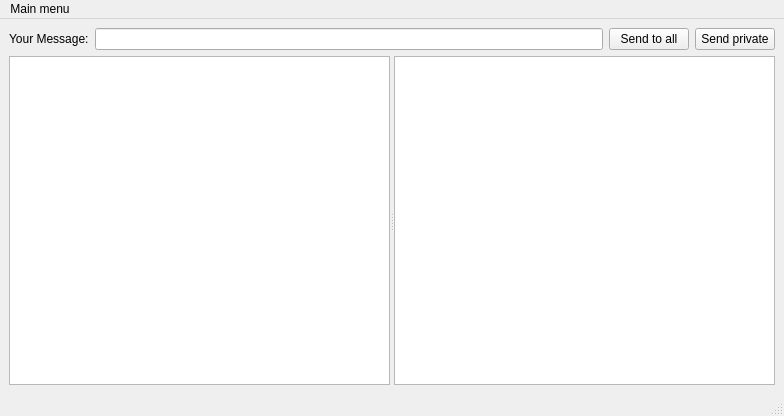
<?xml version="1.0" encoding="UTF-8"?>
<ui version="4.0">
 <class>MainWindow</class>
 <widget class="QMainWindow" name="MainWindow">
  <property name="geometry">
   <rect>
    <x>0</x>
    <y>0</y>
    <width>784</width>
    <height>416</height>
   </rect>
  </property>
  <property name="windowTitle">
   <string>MainWindow</string>
  </property>
  <widget class="QWidget" name="centralwidget">
   <layout class="QVBoxLayout" name="verticalLayout" stretch="0,1">
    <item>
     <layout class="QHBoxLayout" name="horizontalLayout">
      <item>
       <widget class="QLabel" name="label">
        <property name="text">
         <string>Your Message:</string>
        </property>
       </widget>
      </item>
      <item>
       <widget class="QLineEdit" name="messageLineEdit"/>
      </item>
      <item>
       <widget class="QPushButton" name="sendMessageButton">
        <property name="text">
         <string>Send to all</string>
        </property>
       </widget>
      </item>
      <item>
       <widget class="QPushButton" name="privateMessageSendButton">
        <property name="text">
         <string>Send private</string>
        </property>
       </widget>
      </item>
     </layout>
    </item>
    <item>
     <widget class="QSplitter" name="splitter">
      <property name="orientation">
       <enum>Qt::Orientation::Horizontal</enum>
      </property>
      <widget class="QTextBrowser" name="commonChatBrowser"/>
      <widget class="QTextBrowser" name="privateChatBrowser"/>
     </widget>
    </item>
   </layout>
  </widget>
  <widget class="QStatusBar" name="statusbar"/>
  <widget class="QMenuBar" name="menubar">
   <property name="geometry">
    <rect>
     <x>0</x>
     <y>0</y>
     <width>784</width>
     <height>23</height>
    </rect>
   </property>
   <widget class="QMenu" name="menuMain_menu">
    <property name="title">
     <string>Main menu</string>
    </property>
    <addaction name="actionOpen_another_client"/>
    <addaction name="separator"/>
    <addaction name="actionClose_this_client"/>
   </widget>
   <addaction name="menuMain_menu"/>
  </widget>
  <action name="actionOpen_another_client">
   <property name="text">
    <string>Open another client</string>
   </property>
  </action>
  <action name="actionClose_this_client">
   <property name="text">
    <string>Close this client</string>
   </property>
  </action>
 </widget>
 <resources/>
 <connections/>
</ui>
